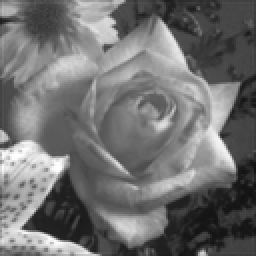
%> input picture Exercise2/flower.tif, 128 x 128 px (shown 2 times larger)
$ octave unsharp_masking.m   (GNU Octave 9; MATLAB toolbox functions it lacks are replaced by stand-ins)
%> lines starting %> are read from the running program, lines starting %| are printed output that depends on the picture
clear all;
clc;

% PARAMETERS
flower = double(imread("flower.tif"));
%> flower: size 128x128 double; min 15, max 254, mean 112.5; mean of the top-left, top-right, bottom-left and bottom-right quarters 129.2, 106.9, 121.1, 92.9

% Display the original image
figure;
imshow(flower, [], 'InitialMagnification', 'fit');
title('Original Image');

% Create and display the smoothed image
filter = fspecial('average', 3);
flower_smooth = filter2(filter, flower);
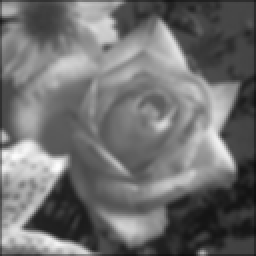
%> flower_smooth: size 128x128 double (shown 2 times larger); min 14.56, max 252.4, mean 111.6

figure;
imshow(flower_smooth, [], 'InitialMagnification', 'fit');
title('Smoothed Image');

% Create and display the high-pass image
flower_hp = flower - flower_smooth;
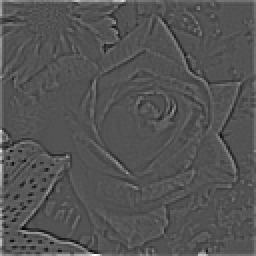
%> flower_hp: size 128x128 double (shown 2 times larger); min -52, max 107.6, mean 0.9; drawn with min black and max white

figure;
imshow(flower_hp, [], 'InitialMagnification', 'fit');
title('High-Pass Image');

% Create and display the high-boosted image
flower_boosted = flower + flower_hp * 2.0;
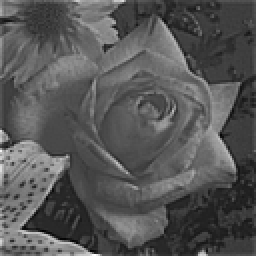
%> flower_boosted: size 128x128 double (shown 2 times larger); min -42.56, max 419.1, mean 114.3; drawn with min black and max white

figure;
imshow(flower_boosted, [], 'InitialMagnification', 'fit');
title('High-Boosted Image');
